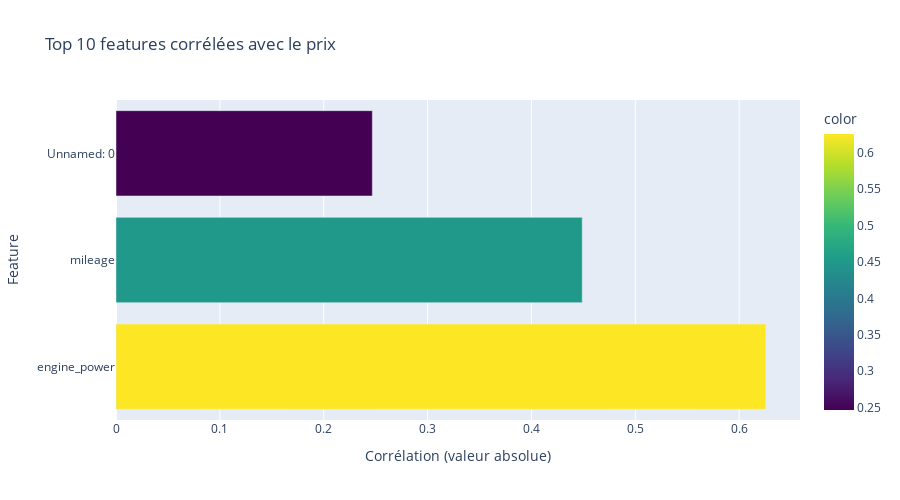

Notebook cell for this chart:
### Code cell
# Top 10 features les plus corrélées avec le prix
top_features = corr_target.drop(target).abs().nlargest(10)

fig = px.bar(
    x=top_features.values,
    y=top_features.index,
    orientation='h',
    title='Top 10 features corrélées avec le prix',
    labels={'x': 'Corrélation (valeur absolue)', 'y': 'Feature'},
    color=top_features.values,
    color_continuous_scale='Viridis'
)
fig.update_layout(height=500)
fig.show()

### Figure 1 — Plotly figure (JSON) as saved in the notebook; plotly's stock layout.template omitted (floating-point values rounded to 4 significant figures)
{"data": [{"hovertemplate": "Corrélation (valeur absolue)=%{x}<br>Feature=%{y}<br>color=%{marker.color}<extra></extra>", "legendgroup": "", "marker": {"color": [0.6256, 0.4489, 0.2468], "coloraxis": "coloraxis", "pattern": {"shape": ""}}, "name": "", "orientation": "h", "showlegend": false, "textposition": "auto", "type": "bar", "x": [0.6256, 0.4489, 0.2468], "xaxis": "x", "y": ["engine_power", "mileage", "Unnamed: 0"], "yaxis": "y"}], "layout": {"barmode": "relative", "coloraxis": {"colorbar": {"title": {"text": "color"}}, "colorscale": [[0, "#440154"], [0.1111, "#482878"], [0.2222, "#3e4989"], [0.3333, "#31688e"], [0.4444, "#26828e"], [0.5556, "#1f9e89"], [0.6667, "#35b779"], [0.7778, "#6ece58"], [0.8889, "#b5de2b"], [1, "#fde725"]]}, "height": 500, "legend": {"tracegroupgap": 0}, "title": {"text": "Top 10 features corrélées avec le prix"}, "xaxis": {"anchor": "y", "domain": [0, 1], "title": {"text": "Corrélation (valeur absolue)"}}, "yaxis": {"anchor": "x", "domain": [0, 1], "title": {"text": "Feature"}}}}
